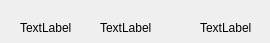
<?xml version="1.0" encoding="UTF-8"?>
<ui version="4.0">
 <class>Form</class>
 <widget class="QWidget" name="Form">
  <property name="geometry">
   <rect>
    <x>0</x>
    <y>0</y>
    <width>270</width>
    <height>43</height>
   </rect>
  </property>
  <property name="windowTitle">
   <string>Form</string>
  </property>
  <widget class="QLabel" name="l_temp">
   <property name="geometry">
    <rect>
     <x>20</x>
     <y>20</y>
     <width>71</width>
     <height>16</height>
    </rect>
   </property>
   <property name="text">
    <string>TextLabel</string>
   </property>
  </widget>
  <widget class="QLabel" name="l_type">
   <property name="geometry">
    <rect>
     <x>100</x>
     <y>20</y>
     <width>81</width>
     <height>16</height>
    </rect>
   </property>
   <property name="text">
    <string>TextLabel</string>
   </property>
  </widget>
  <widget class="QLabel" name="l_title">
   <property name="geometry">
    <rect>
     <x>200</x>
     <y>20</y>
     <width>91</width>
     <height>16</height>
    </rect>
   </property>
   <property name="text">
    <string>TextLabel</string>
   </property>
  </widget>
 </widget>
 <resources/>
 <connections/>
</ui>
